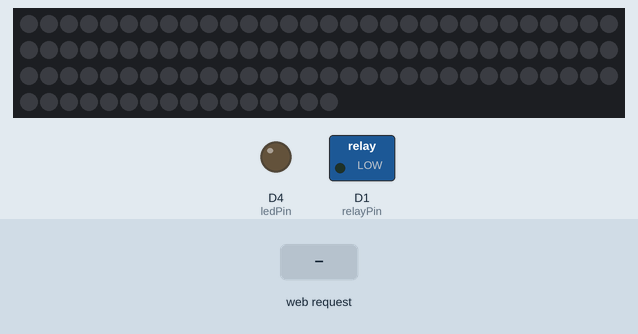
Recording of a sketch running on a simulated ESP8266 (NodeMCU). On the bench: 106 RGB LEDs in strip order, left to right, continuing on the next row, switched loads named in the sketch (green lamp = pin HIGH), output pins drawn as LEDs (lit = HIGH). Inputs (shaded band) come from the test bench. Dim RGB values are drawn brighter than linear; WiFi joins after 1.5 s; servers stay silent unless stated; what the sketch prints to the serial monitor is not drawn.

Above: at 2.9 s.
3.0 s: HTTP request GET /leds-on?1=1 received
At 5.96 s:
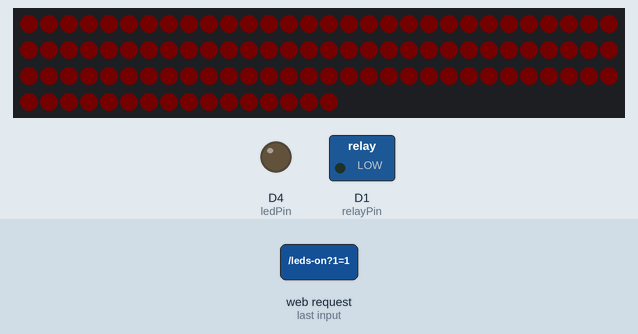
6.0 s: HTTP request GET /leds-quarter received
At 8.7 s:
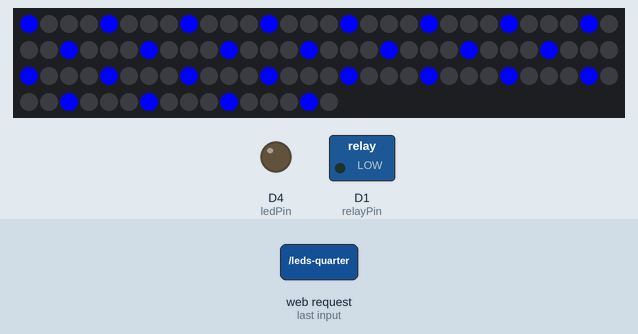
9.0 s: HTTP request GET /leds-on?2=1 received
At 11.96 s:
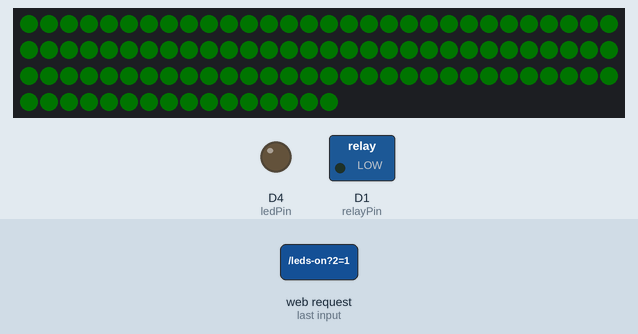
12.0 s: HTTP request GET /leds-on?1=1&2=1&3=1 received
At 12.59 s:
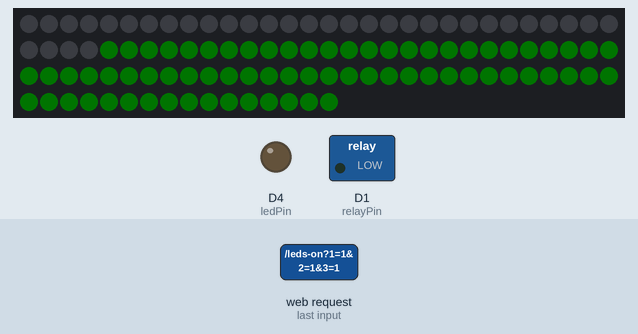
15.0 s: HTTP request GET /leds-on?3=1 received
At 15.28 s:
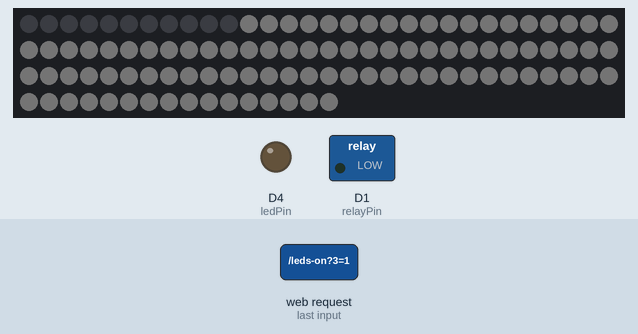
18.0 s: HTTP request GET /benchleds-on received
At 18.5 s:
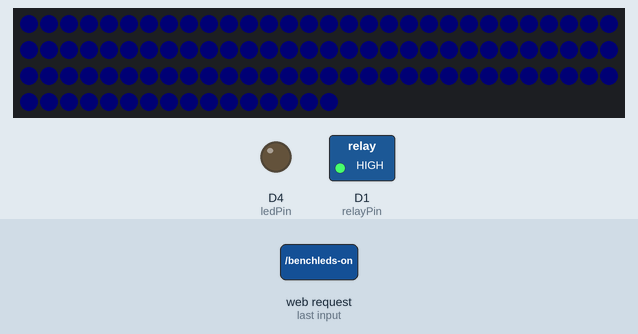
Timing chart, 0 to 20.5 s (numbered marks = the images above; inputs shaded):
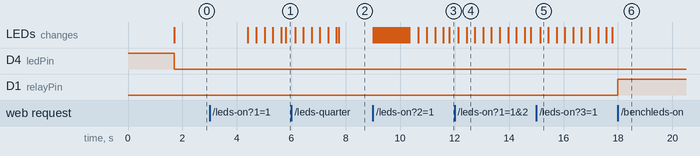

Measured:
- after the input at 3.0 s, the LEDs: first change after 1.4 s (image 1 shows a later state)
- after the input at 6.0 s, the LEDs: first change after 0.14 s (image 2 shows a later state)
- after the input at 9.0 s, the LEDs: first change at once (image 3 shows a later state)
- after the input at 12.0 s, the LEDs: first change after 0.14 s (image 4 shows a later state)
- after the input at 15.0 s, the LEDs: change after 0.14 s (image 5)
- after the input at 18.0 s, D1 (relayPin): LOW → HIGH at once

The sketch:

kitchen-neopixels.ino
```cpp
#include <Adafruit_NeoPixel.h>

#include <ESP8266WiFi.h>
#include <WiFiClient.h>
#include <ESP8266WebServer.h>


ESP8266WebServer server(80);

#define PIN 6
const int relayPin = D1;

// Parameter 1 = number of pixels in strip
// Parameter 2 = pin number (most are valid)
// Parameter 3 = pixel type flags, add together as needed:
//   NEO_KHZ800  800 KHz bitstream (most NeoPixel products w/WS2812 LEDs)
//   NEO_KHZ400  400 KHz (classic 'v1' (not v2) FLORA pixels, WS2811 drivers)
//   NEO_GRB     Pixels are wired for GRB bitstream (most NeoPixel products)
//   NEO_RGB     Pixels are wired for RGB bitstream (v1 FLORA pixels, not v2)
Adafruit_NeoPixel strip = Adafruit_NeoPixel(106, D6, NEO_GRB + NEO_KHZ800);

const char* ssid     = "www.spudooli.com_IoT";
const char* password = "F1shfood";

const int ledPin = D4;

void leds_off() {
  Serial.println("leds off");
    String message = "ok";
  server.send(200, "text/html", message);
  for(int x = 0; x < 106; x = x + 1) {         //change the 4 to a 5, 3, or 2 for other patterns
    strip.setPixelColor(x,0,0,0);
    strip.show();
    delay(10);
  }
}

void leds_on() {
  leds_off();
  Serial.println("leds on");
  String colour1 = server.arg("1");
  String colour2 = server.arg("2");
  String colour3 = server.arg("3");
  String message = "ok";
  server.send(200, "text/html", message);
  for(int x = 0; x < 106; x = x + 1) {         //change the 4 to a 5, 3, or 2 for other patterns
    strip.setPixelColor(x,colour1.toInt(),colour2.toInt(),colour3.toInt());
    strip.show();
    delay(10);
  }
}

void leds_on_half() {
  leds_off();
  Serial.println("leds half");
    String message = "ok";
  server.send(200, "text/html", message);
  for(int x = 0; x < 106; x = x + 2) {         //change the 4 to a 5, 3, or 2 for other patterns
    strip.setPixelColor(x,0,0,255);
    strip.show();
    delay(10);
  }
}

void leds_on_quarter() {
  leds_off();
  Serial.println("leds quarter");
    String message = "ok";
  server.send(200, "text/html", message);
  for(int x = 0; x < 106; x = x + 4) {         //change the 4 to a 5, 3, or 2 for other patterns
    strip.setPixelColor(x,0,0,255);
    strip.show();
    delay(10);
  }
}

void  benchleds_on() {
  String message = "ok";
  Serial.println("Bench on");
  digitalWrite(relayPin, HIGH);
  server.send(200, "text/html", message);
}

void  benchleds_off() {
  String message = "ok";
  Serial.println("Bench off");
  digitalWrite(relayPin, LOW);
  server.send(200, "text/html", message);
}

void makeWIFI(){
    //WiFi.config(ip, gateway, subnet, DNS);
  delay(100);
  //WiFi.mode(WIFI_STA);

  WiFi.begin(ssid, password);
  Serial.print("Connecting");
  while (WiFi.status() != WL_CONNECTED) {
      Serial.print(".");
      delay(200);
  }
  while (WiFi.waitForConnectResult() != WL_CONNECTED) {
    Serial.println();
    Serial.println("Fail connecting");
    delay(5000);
    ESP.restart();
  }
  Serial.print("   OK  ");
  Serial.print("Module IP: ");
  Serial.println(WiFi.localIP());

  //Turn on the LED because we are WIFI connected
  digitalWrite(ledPin, LOW);

  server.on("/leds-on", leds_on);
  server.on("/leds-off", leds_off);
  server.on("/leds-quarter", leds_on_quarter);
  server.on("/leds-half", leds_on_half);

  server.on("/benchleds-on", benchleds_on);
  server.on("/benchleds-off", benchleds_off);

  server.begin();
  Serial.println("HTTP server started");
}


void setup(){

  pinMode(ledPin, OUTPUT);
  digitalWrite(ledPin, HIGH);
  pinMode(relayPin, OUTPUT);
  digitalWrite(relayPin, LOW);

  Serial.begin(115200);

  pinMode(D6, OUTPUT);

  makeWIFI();

  strip.begin();
  //strip.show();
}

void loop() {
     if (WiFi.status() != WL_CONNECTED)
    {
      digitalWrite(ledPin, LOW);
      makeWIFI();
    } else {
        server.handleClient();
    }


}
```
